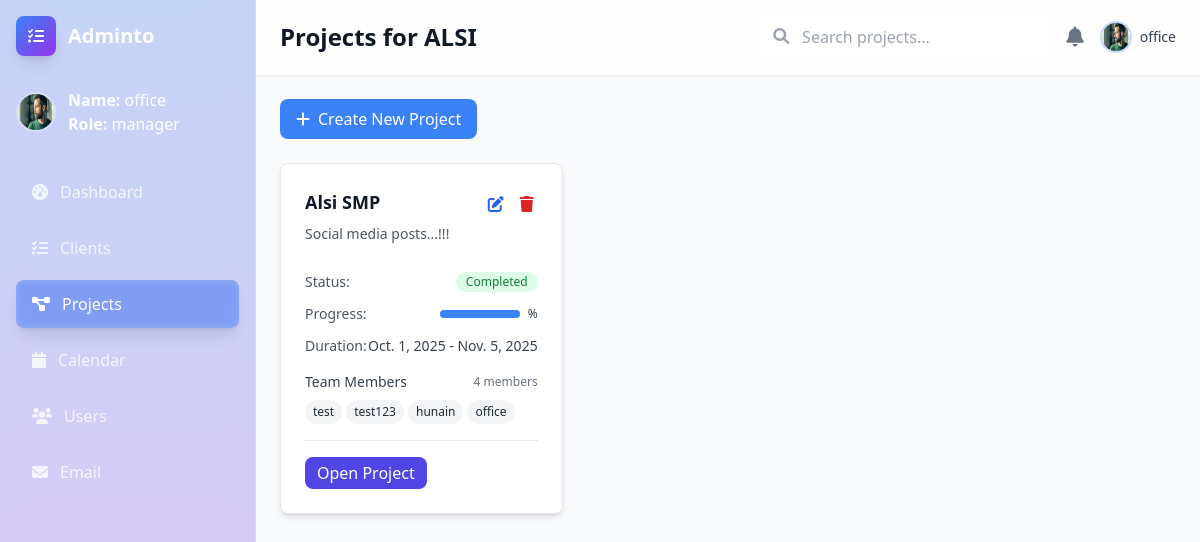
Screenshot of /projects/client/2/ (signed in) with the database file from the repository.
### accounts/models.py (models this page shows, shortened)
class Profile(models.Model):
    ROLE_CHOICES = (
        ('manager', 'Manager'),
        ('employee', 'Employee'),
    )
    user = models.OneToOneField(User, on_delete=models.CASCADE)
    role = models.CharField(max_length=20, choices=ROLE_CHOICES, default="employee")

### projects/models.py (models this page shows, shortened)
class Client(models.Model):
    name = models.CharField(max_length=200)
    email = models.EmailField(unique=True)
    phone = models.CharField(max_length=20, blank=True, null=True)
    address = models.TextField(blank=True, null=True)
    created_at = models.DateTimeField(auto_now_add=True)

class Project(models.Model):
    STATUS_CHOICES = (
        ('pending', 'Pending'),
        ('in_progress', 'In Progress'),
        ('completed', 'Completed'),
    )
    name = models.CharField(max_length=200)
    description = models.TextField(blank=True)
    status = models.CharField(max_length=20, choices=STATUS_CHOICES, default='pending')
    start_date = models.DateField()
    end_date = models.DateField()
    client = models.ForeignKey(  # ✅ link each project to a client
        Client, on_delete=models.CASCADE, related_name="projects", null=True, blank=True
    )
    created_by = models.ForeignKey(Profile, on_delete=models.CASCADE, related_name='created_projects')
    team_members = models.ManyToManyField(Profile, related_name='projects')
    created_at = models.DateTimeField(auto_now_add=True)

### projects/views.py (the view)
# urls.py: path('projects/', include('projects.urls')),  #
@login_required
def projects(request, client_id=None):
    client = None
    if client_id:
        client = get_object_or_404(Client, pk=client_id)
    if request.method == 'POST':
        project_id = request.POST.get('project_id')
        if project_id:  # editing existing project
            project = get_object_or_404(Project, pk=project_id)
            form = ProjectForm(request.POST, instance=project)
        else:  # creating new project
            form = ProjectForm(request.POST)
        if form.is_valid():
            project = form.save(commit=False)
            project.created_by = request.user.profile
            if client:  # link project to client
                project.client = client
            project.save()
            form.save_m2m()
            if client:
                return redirect('projects:projects_by_client', client_id=client.id)
            return redirect('projects:projects')
    else:
        form = ProjectForm()
    if client:
        projects = Project.objects.filter(client=client).order_by('-created_at')
    else:
        projects = Project.objects.all().order_by('-created_at')
    return render(request, "projects/projects.html", {
        'projects': projects,
        'form': form,
        'client': client,
    })

### projects/forms.py
class ProjectForm(forms.ModelForm):
    class Meta:
        model = Project
        fields = ['name', 'description', 'status', 'start_date', 'end_date', 'team_members']
        widgets = {
            'start_date': forms.DateInput(attrs={'type': 'date'}),
            'end_date': forms.DateInput(attrs={'type': 'date'}),
            'description': forms.Textarea(attrs={'rows': 3}),
        }
        labels = {
            'name': 'Project Name',
            'description': 'Project Description',
            'status': 'Project Status',
            'start_date': 'Start Date',
            'end_date': 'End Date',
            'team_members': 'Team Members',
        }
    team_members = forms.ModelMultipleChoiceField(
        queryset=Profile.objects.all(),
        widget=forms.CheckboxSelectMultiple
    )

### projects/templates/projects/projects.html (shortened to what this page needs)
<!DOCTYPE html>
<html lang="en">
<head>
    <script src="https://cdn.tailwindcss.com"></script>
    <link href="https://cdnjs.cloudflare.com/ajax/libs/font-awesome/6.0.0/css/all.min.css" rel="stylesheet">
</head>
<body class="bg-gray-50">
    <div class="flex h-screen">
         <div id="sidebar" class="text-white w-64 min-h-screen p-4 transition-transform duration-300 ease-in-out fixed lg:relative z-50 -translate-x-full lg:translate-x-0 bg-gradient-to-b from-blue-600/25 to-purple-600/25 backdrop-blur-xl border-r border-white/20">
            <div class="flex items-center mb-8">
                <div class="w-10 h-10 bg-gradient-to-br from-blue-500 to-purple-600 rounded-lg flex items-center justify-center mr-3 shadow-lg">
                    <i class="fas fa-tasks text-white"></i>
                </div>
                <h1 class="text-xl font-bold">Adminto</h1>
            </div>
            <div class="mb-8">
                <div class="flex items-center mb-4">
                    <img src="public/thoughtful-man.png" alt="User" class="w-10 h-10 rounded-full mr-3 border-2 border-white/30">
                    <div>
                        <p><span class="font-semibold">Name:</span> {{ request.user.username }}</p>
                        <p><span class="font-semibold">Role:</span> {{ request.user.profile.role }}</p>
                    </div>
                </div>
            </div>
            <nav class="space-y-2">
                <a href="dashboard.html" class="flex items-center px-4 py-3 text-white/80 hover:text-white hover:bg-white/10 rounded-lg transition-all">
                    <i class="fas fa-tachometer-alt mr-3"></i>
                    Dashboard
                </a>
                <a href="{% url 'projects:clients' %}" class="flex items-center px-4 py-3 text-white/80 hover:text-white hover:bg-white/10 rounded-lg transition-all">
                    <i class="fas fa-tasks mr-3"></i>
                    Clients
                </a>
                <a href="{% url 'projects:projects' %}" class="flex items-center px-4 py-3 text-white bg-blue-500/40 rounded-lg shadow-lg backdrop-blur-sm">
                    <i class="fas fa-project-diagram mr-3"></i>
                    Projects
                </a>
                <a href="calendar.html" class="flex items-center px-4 py-3 text-white/80 hover:text-white hover:bg-white/10 rounded-lg transition-all">
                    <i class="fas fa-calendar mr-3"></i>
                    Calendar
                </a>
                <a href="#" class="flex items-center px-4 py-3 text-white/80 hover:text-white hover:bg-white/10 rounded-lg transition-all">
                    <i class="fas fa-users mr-3"></i>
                    Users
                </a>
                <a href="#" class="flex items-center px-4 py-3 text-white/80 hover:text-white hover:bg-white/10 rounded-lg transition-all">
                    <i class="fas fa-envelope mr-3"></i>
                    Email
                </a>
            </nav>
        </div>
         <div class="flex-1 flex flex-col overflow-hidden lg:ml-0">
             <header class="bg-white/80 backdrop-blur-xl shadow-sm border-b border-white/20 px-6 py-4">
                <div class="flex items-center justify-between">
                    <div class="flex items-center">
<h1 class="text-2xl font-semibold text-gray-900">
                            {% if client %}
                            Projects for {{ client.name }}
                            {% else %}
                            All Projects
                            {% endif %}
                        </h1>                    </div>
                    <div class="flex items-center space-x-4">
                        <div class="relative hidden md:block">
                            <input type="text" placeholder="Search projects..." class="bg-white/60 backdrop-blur-sm border border-white/40 rounded-lg px-4 py-2 pl-10 focus:outline-none focus:ring-2 focus:ring-blue-500">
                            <i class="fas fa-search absolute left-3 top-3 text-gray-400"></i>
                        </div>
                        <button class="text-gray-500 hover:text-gray-700 transition-colors">
                            <i class="fas fa-bell text-xl"></i>
                        </button>
                        <div class="flex items-center">
                            <img src="public/thoughtful-man.png" alt="User" class="w-8 h-8 rounded-full border-2 border-blue-500/30">
                            <span class="ml-2 text-sm font-medium text-gray-700 hidden md:inline">{{ request.user.get_full_name }}</span>
                        </div>
                    </div>
                </div>
            </header>
             <main class="flex-1 overflow-x-hidden overflow-y-auto p-6">
                <div class="flex items-center justify-between mb-6">
                    {% if request.user.profile.role == "manager" %}
                    <button id="createProjectBtn"
                        class="bg-primary text-white px-4 py-2 rounded-lg hover:bg-secondary transition-colors">
                        <i class="fas fa-plus mr-2"></i>Create New Project
                    </button>
                    {% endif %}
                </div>
                <div id="projectsContainer" class="grid grid-cols-1 md:grid-cols-2 lg:grid-cols-3 gap-6">
                    {% if projects %}
                    {% for project in projects %}
                    <div class="bg-white rounded-lg shadow-md p-6 border border-gray-200 flex flex-col justify-between">
                        <div class="flex items-start justify-between mb-4">
                            <div class="flex-1">
                                <h3 class="text-lg font-semibold text-gray-900 mb-2">{{ project.name }}</h3>
                                <p class="text-sm text-gray-600 mb-3 line-clamp-2">
                                    {{ project.description|truncatewords:20 }}
                                </p>
                            </div>
                            <div class="flex space-x-2 ml-4">
                                                                    {% if request.user.profile.role == "manager" %}
                                <button class="text-blue-600 hover:text-blue-800 p-1" onclick="editProject(this)"
                                    data-id="{{ project.id }}" data-name="{{ project.name|escape }}"
                                    data-status="{{ project.status }}" data-start="{{ project.start_date }}"
                                    data-end="{{ project.end_date }}"
                                    data-description="{{ project.description|escape }}"
                                    data-team-ids="{% for m in project.team_members.all %}{{ m.id }}{% if not forloop.last %}|{% endif %}{% endfor %}">
                                    <i class="fas fa-edit"></i>
                                </button>
                                 {% endif %}
                                <form method="POST" action="{% url 'projects:project_delete' project.id %}">
                                    {% if request.user.profile.role == "manager" %}
                                    <button type="submit" class="text-red-600 hover:text-red-800 p-1">
                                        <i class="fas fa-trash"></i>
                                    </button>
                                     {% endif %}
                                </form>
                            </div>
                        </div>
                        <div class="space-y-3 mb-4">
                            <div class="flex items-center justify-between text-sm">
                                <span class="text-gray-600">Status:</span>
                                <span
                                    class="inline-flex items-center px-2.5 py-0.5 rounded-full text-xs font-medium
                                        {% if project.status == 'pending' %} bg-yellow-100 text-yellow-700
                                        {% elif project.status == 'in_progress' %} bg-blue-100 text-blue-700
                                        {% elif project.status == 'completed' %} bg-green-100 text-green-700{% endif %}">
                                    {{ project.get_status_display }}
                                </span>
                            </div>
                            <div class="flex items-center justify-between text-sm">
    <span class="text-gray-600">Progress:</span>
    <div class="flex items-center space-x-2">
        <div class="w-20 bg-gray-200 rounded-full h-2">
            <div class="bg-primary h-2 rounded-full transition-all duration-300"
                 style="width: {{ progress }}%;"></div>
        </div>
        <span class="text-xs font-medium text-gray-700">{{ progress }}%</span>
    </div>
</div>
                            <div class="flex items-center justify-between text-sm">
                                <span class="text-gray-600">Duration:</span>
                                <span class="text-gray-700">{{ project.start_date }} - {{ project.end_date }}</span>
                            </div>
                        </div>
                        <div class="mb-4">
                            <div class="flex items-center justify-between mb-2">
                                <span class="text-sm font-medium text-gray-700">Team Members</span>
                                <span class="text-xs text-gray-500">{{ project.team_members.count }} members</span>
                            </div>
                            <div class="flex flex-wrap gap-1">
                                {% for member in project.team_members.all %}
                                <span
                                    class="inline-flex items-center px-2 py-1 rounded-full text-xs font-medium bg-gray-100 text-gray-800">
                                    {{ member.user.first_name|default:member.user.username }}
                                </span>
                                {% empty %}
                                <span class="text-xs text-gray-400">No members</span>
                                {% endfor %}
                            </div>
                        </div>
                        <div class="flex justify-between items-center pt-4 border-t border-gray-200">
                            <a href="{% url 'projects:project_detail' project.id %}"
                                class="bg-indigo-600 text-white px-3 py-1 rounded-lg hover:bg-indigo-700">
                                Open Project
                            </a>
                        </div>
                    </div>
                    {% endfor %}
                    {% endif %}
                </div>
            </main>
        </div>
    </div>
</body>
</html>

### projects/templates/projects/projects.html (style rules this page uses)
body { background-image: url('https://images.unsplash.com/photo-1490750967868-88aa4486c946?w=1920&q=80'); background-size: cover; background-position: center; background-attachment: fixed; }

### rows the page displays
Client: name "ALSI"
Project: name "Alsi SMP", description "Social media posts...!!!", status "Completed", start_date "Oct. 1, 2025", end_date "Nov. 5, 2025", team_members.count "4"
Profile: user.first_name "test"
Profile: user.first_name "test123"
Profile: user.first_name "hunain"
Profile: user.first_name "office"

### other values shown
{{ request.user.username }} "office"
{{ request.user.profile.role }} "manager"
{{ request.user.get_full_name }} "office"
